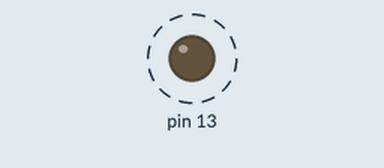
Recording of a sketch running on a simulated Arduino Uno, built with avr-gcc and run on an emulated ATmega328P. On the bench: output pins drawn as LEDs (lit = HIGH). Dashed ring = blinking.

Above: at 0.4 s.
Timing chart, 0 to 4.0 s (numbered marks = the images above):
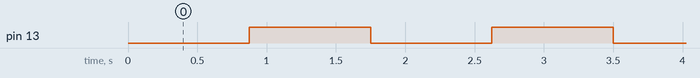

Measured:
- by itself, pin 13: alternates HIGH for 0.88 s and LOW for 0.88 s

The sketch:

atmega.ino
```cpp
#define CUSTOM_DDRB  *((volatile unsigned char*)0x24)
#define CUSTOM_PORTB *((volatile unsigned char*)0x25)

#define PERIOD 2000000U

void custom_delay(long int n, bool on)
{
  for (long i = 0; i < n; i++) {
    CUSTOM_PORTB = on ? (1 << 5) : 0;
  }
}

void setup() {
  // set PB5 as a digital output
  CUSTOM_DDRB = (1 << 5);
}

void loop() {
  // turn on PB5 register for certain number of clock cycles
  custom_delay(PERIOD, false);

  // turn on PB5 certain number of clock cycles
  custom_delay(PERIOD, true);
}
```
